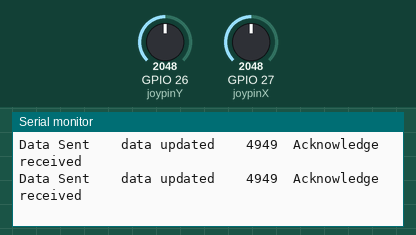
A sketch run on a simulated ESP32. Shown: the last lines printed to the serial monitor. Inputs (shaded band) come from the test bench; at power-on: GPIO 26 (joypinY) = 2048, GPIO 27 (joypinX) = 2048. No radio packets arrive unless stated.

Above: at 1.2 s.
1.3 s: GPIO 26 (joypinY) set to 2866
At 1.33 s:
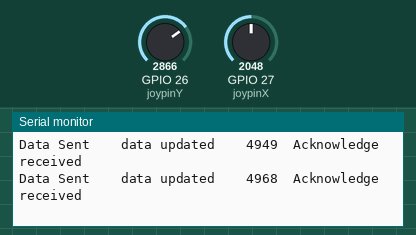
2.8 s: GPIO 27 (joypinX) set to 2866
At 2.86 s:
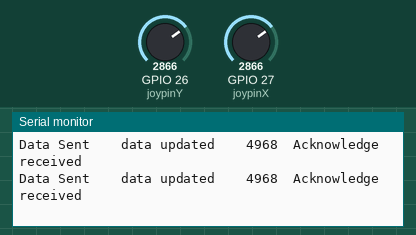
4.3 s: GPIO 26 (joypinY) set to 3603
At 4.4 s:
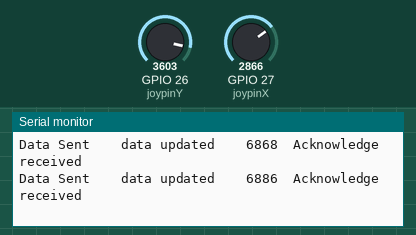
5.8 s: GPIO 27 (joypinX) set to 3603
At 5.83 s:
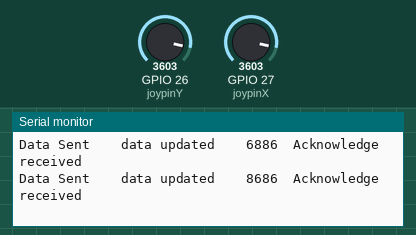
Timing chart, 0 to 8.3 s (numbered marks = the images above; inputs shaded):
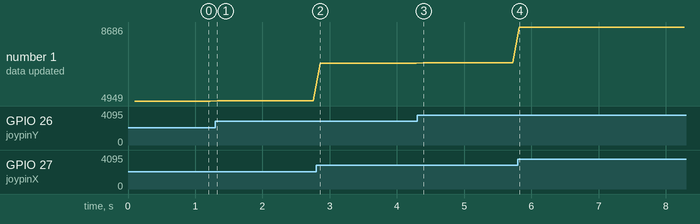

Measured:
- after the input at 1.3 s, the serial monitor: prints a new line at once (image 1)
- after the input at 4.3 s, the serial monitor: prints a new line after 0.09 s (image 3)
- after the input at 5.8 s, the serial monitor: prints a new line at once (image 4)
- plotted number 1: 4949 → 4968 after the input at 1.3 s, 4968 → 6868 after the input at 2.8 s, 6868 → 6886 after the input at 4.3 s, 6886 → 8686 after the input at 5.8 s

The sketch:

nrf24_sendesp.ino
```cpp
#include <SPI.h>
#include <nRF24L01.h>
#include <RF24.h>


#define CE_PIN   4
#define CSN_PIN 5

const byte slaveAddress[5] = {'R','x','A','A','A'};

const int joypinX = 27;
const int joypinY = 26;

RF24 radio(CE_PIN, CSN_PIN); // Create a Radio

//char dataToSend[10] = "Message 0";
int dataToSend = 0;
char txNum = '0';


unsigned long currentMillis;
unsigned long prevMillis;
unsigned long txIntervalMillis = 100; // send once per second


void setup() {

    Serial.begin(115200);

    Serial.println("SimpleTx Starting");

    radio.begin();
    radio.setDataRate( RF24_250KBPS );
    radio.setRetries(3,5); // delay, count
    radio.openWritingPipe(slaveAddress);
}

//====================

void loop() {
    currentMillis = millis();
    if (currentMillis - prevMillis >= txIntervalMillis) {
        send();
        prevMillis = millis();
    }
}

//====================

void send() {

    bool rslt;
    rslt = radio.write( &dataToSend, sizeof(dataToSend) );
        // Always use sizeof() as it gives the size as the number of bytes.
        // For example if dataToSend was an int sizeof() would correctly return 2

    Serial.print("Data Sent ");
    //Serial.print(dataToSend);
    updateMessage();
    if (rslt) {
        Serial.println("  Acknowledge received");
    }
    else {
        Serial.println("  Tx failed");
    }
}

//================

void updateMessage() {
        // so you can see that new data is being sent

    /*
    txNum += 1;
    if (txNum > '9') {
        txNum = '0';
    }
    dataToSend[8] = txNum; */

    int x = analogRead(joypinX);
    int y = analogRead(joypinY);

    x = map(x, 0, 4095, 0, 98);
    y = map(y, 0, 4095, 0, 98);

    dataToSend = x * 100 + y;
    Serial.print("   data updated    ");
    Serial.print(dataToSend);
}
```
